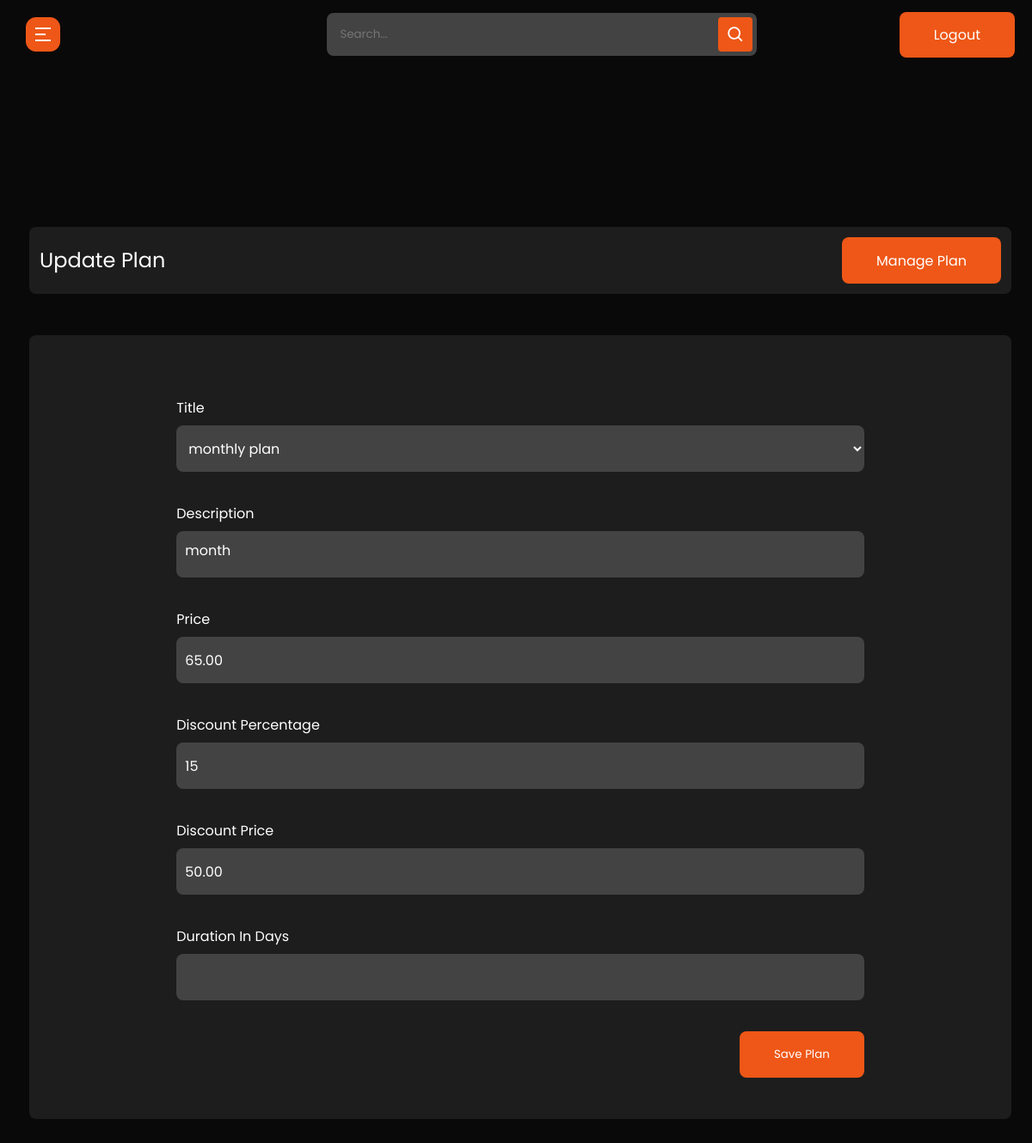
Screenshot of /update-plan/monthly-plan (signed in) with the database file from the repository.
### cms/models.py (models this page shows, shortened)
class Plan(models.Model):
    title = models.CharField(max_length=90, choices=plans_helper.main_plans)
    slug = models.SlugField(unique=False, null=True, blank=True)
    desc = models.TextField()
    price = models.DecimalField(max_digits=10, decimal_places=2)
    discount_price = models.DecimalField(max_digits=10, decimal_places=2)
    discount_percentage = models.IntegerField(default=0)
    duration_in_days = models.IntegerField(null=True)
    created_on = models.DateTimeField(auto_now_add=True)
    class Meta:
        ordering = ("created_on",)

### cms/decorators.py (the view)
        def wrapper_func(request, *args, **kwargs):
            group = None
            if request.user.groups.exists():
                group = request.user.groups.all()[0].name
            if group in allowed_roles:
                return view_func(request, *args, **kwargs)
            else:
                return redirect("unauthorized-page")

### cms/forms.py
class PlanForm(forms.ModelForm):
    discount_price = forms.DecimalField(required=False)
    duration_in_days = forms.IntegerField(required=False)
    class Meta:
        model = Plan
        fields = '__all__'
        excluded = ('slug',)
    def __init__(self, *args, **kwargs):
        super().__init__(*args, **kwargs)
        self.fields['title'].widget.attrs.update({'class':"input-field"})
        self.fields['desc'].widget.attrs.update({'class':"input-field"})
        self.fields['price'].widget.attrs.update({'class':"input-field"})
        self.fields['discount_percentage'].widget.attrs.update({'class':"input-field"})
        self.fields['discount_price'].widget.attrs.update({'class':"input-field"})
        self.fields['duration_in_days'].widget.attrs.update({'class':"input-field"})
        self.fields['discount_price'].disabled=True
        self.fields['duration_in_days'].disabled=True

### cms/views.py (called while the page is built)
@login_required(login_url='admin-login')
@allowed_user(allowed_roles=['admin'])
@admin_only
def admin_update_plan(request, slug):
    template_name = "cms/admin-plan/edit.html"
    plan = get_object_or_404(Plan, slug=slug)
    form = PlanForm(instance=plan)
    if request.method == 'POST':
        form = PlanForm(request.POST, instance=plan)
        if form.is_valid():
            form.save()
            messages.success(request, f"plan updated successfully")
            return redirect("admin-plan-list")
        messages.error(request, f"Unable to update user, Try again")
        return redirect("admin-update-plan", slug)
    else:
        form = PlanForm(instance=plan)
    context = {"form":form}
    return render(request, template_name, context)

### cms/templates/cms/admin-plan/edit.html (shortened to what this page needs)
{% extends 'admin_base.html' %}
{% load static %}
{% block content %}
  <section class="panel-section" style="margin-top:-700px">
    <div class="panel-content">
	  <div class="page-wrapper admin-wrapper">
        <section class="alt-nav">
            <h4>Update Plan</h4>
            <a href="{% url 'admin-plan-list' %}" class="btn">Manage Plan</a>
        </section>
        <div class="content-container">
            <section class="add-product">
                <aside class="create-history">
                    <div class="fields-wrapper">
                        <form action="" method="post">
                            <div>
                                <label for="productName">Title</label>
                                {{ form.title}}
                            </div>
                            <div>
                                <label for="productName">Description</label>
                                {{ form.desc }}
                            </div>
                            <div>
                                <label for="productLink">Price</label>
                                {{form.price}}
                            </div>
                            <div>
                                <label for="price">Discount Percentage</label>
                                {{form.discount_percentage}}
                            </div>
                            <div>
                                <label for="price">Discount Price</label>
                                {{form.discount_price}}
                            </div>
                            <div>
                                <label for="price">Duration In Days</label>
                                {{form.duration_in_days}}
                            </div>
                            <button class="btn" type="submit" name="submit-btn" onClick="myFunction()">Save Plan</button>
                          </form>
                     </div>
                </aside>
            </section>
        </div>
	  </div>
    </div>
  </section>
{% endblock content %}

### static/css/style.css (style rules this page uses)
html { scroll-behavior: smooth; }
* { margin: 0; padding: 0; -webkit-box-sizing: border-box; box-sizing: border-box; }
body { font-family: "Poppins", sans-serif; background-color: #0a0909; color: #fff; max-width: 1440px; margin: auto; }
.page-wrapper { padding: 0 24px; }
h4 { font-size: clamp(20px, 3vw, 24px); }
h2, h4, h5 { line-height: 1.2; }
a { text-decoration: none; color: #fff; }
.btn { padding: 15px 40px; border: 0px; border-radius: 8px; background-color: #ee5717; font-family: "Poppins", sans-serif; -webkit-transition: 0.3s; transition: 0.3s; height: 54px; width: auto; }
a.btn { text-decoration: none; color: #fff; }
button { color: #fff; font-family: "Poppins", sans-serif; }
.input-field, textarea { background-color: #434343; color: #fff; padding: 10px; height: 54px; outline: none; border: none; border-radius: 8px; font-size: 16px; font-family: "poppins", sans-serif; width: 80%; }
textarea { height: 150px; resize: none; }
section.alt-nav { margin-top: 60px; }

### static/css/admin.css (style rules this page uses)
* { font-family: "Poppins", sans-serif; }
button { outline: none; border: unset; }
.alt-nav { width: 100%; display: -webkit-box; display: -ms-flexbox; display: flex; -webkit-box-pack: justify; -ms-flex-pack: justify; justify-content: space-between; -webkit-box-align: center; -ms-flex-align: center; align-items: center; padding: 12px; background-color: #1D1D1D; border-radius: 8px; margin-top: 24px; }
.alt-nav h4 { font-weight: 400; }
.create-history .fields-wrapper form { width: 80%; }
.create-history .fields-wrapper form div { display: -webkit-box; display: -ms-flexbox; display: flex; -webkit-box-orient: vertical; -webkit-box-direction: normal; -ms-flex-direction: column; flex-direction: column; margin-bottom: 36px; }
.create-history .fields-wrapper form .input-field, .create-history .fields-wrapper form textarea { margin-top: 8px; width: 100%; }
.create-history .fields-wrapper form button { float: right; }
.create-history .fields-wrapper form { width: 80%; margin-top: 24px; }
.content-container { background-color: #1D1D1D; margin: 48px 0; border-radius: 8px; }
.add-product .fields-wrapper { display: -webkit-box; display: -ms-flexbox; display: flex; -webkit-box-orient: vertical; -webkit-box-direction: normal; -ms-flex-direction: column; flex-direction: column; -webkit-box-align: center; -ms-flex-align: center; align-items: center; padding-top: 48px; }
.add-product .fields-wrapper form { width: 80%; }
.add-product .fields-wrapper form div { display: -webkit-box; display: -ms-flexbox; display: flex; -webkit-box-orient: vertical; -webkit-box-direction: normal; -ms-flex-direction: column; flex-direction: column; margin-bottom: 36px; }
.add-product .fields-wrapper form .input-field, .add-product .fields-wrapper form textarea { margin-top: 8px; width: 100%; }
.add-product .fields-wrapper form button { float: right; }
.add-product .fields-wrapper form { width: 70%; margin-top: 24px; }
.add-product .fields-wrapper button { margin-bottom: 48px; }

### static/css/sidebar.css (style rules this page uses)
.panel-section { position: relative; min-height: 100vh; width: calc(100% - 240px); left: 240px; transition: all 0.5s ease; }
.panel-section .panel-content { position: relative; padding-top: 104px; }
@media (max-width: 1240px) { .panel-section { width: calc(100% - 10px); left: 10px; } }

### rows the page displays
Plan: title "monthly plan", desc "month", price "65.00", discount_percentage "15", discount_price "50.00"
